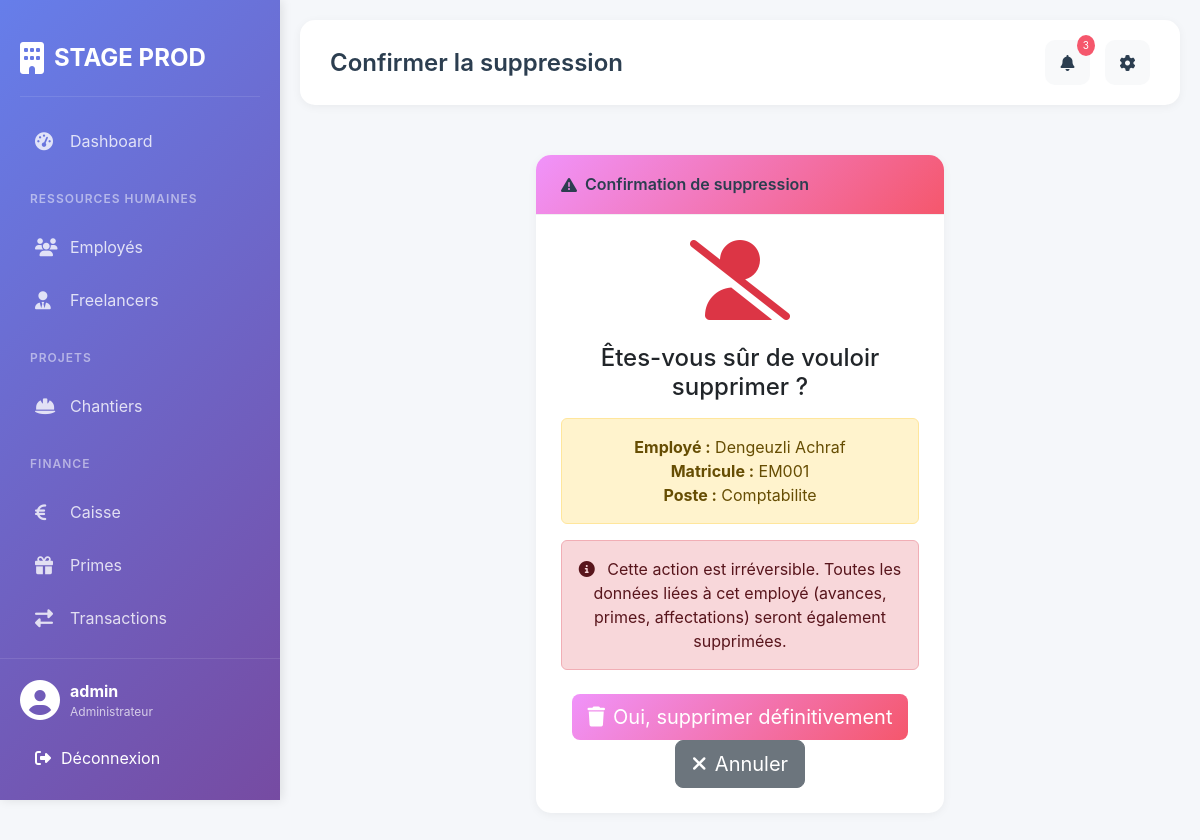
/employes/1/supprimer/ (signed in), run on the app's committed database.
### gestion/models.py (models this page shows, shortened)
class Employe(models.Model):
    TYPE_CONTRAT_CHOICES = [
        ('CDI', 'CDI'),
        ('CDD', 'CDD'),
        ('INTERIM', 'Intérim'),
        ('STAGE', 'Stage'),
    ]
    POSTE_CHOICES = [
        ('TECHNICIEN', 'Technicien'),
        ('AUTRE', 'Autre (à préciser)'),
    ]
    matricule = models.CharField(max_length=20, unique=True)
    nom = models.CharField(max_length=100)
    prenom = models.CharField(max_length=100)
    cin = models.CharField(max_length=20, unique=True)
    adresse = models.TextField()
    telephone = models.CharField(max_length=20)
    date_naissance = models.DateField()
    date_embauche = models.DateField()
    poste_choice = models.CharField(
        max_length=20,
        choices=POSTE_CHOICES,
        default='TECHNICIEN',
        verbose_name="Type de poste"
    )
    poste_autre = models.CharField(
        max_length=100,
        blank=True,
        null=True,
        verbose_name="Autre poste (précisez)"
    )
    type_contrat = models.CharField(max_length=20, choices=TYPE_CONTRAT_CHOICES)
    salaire_base = models.DecimalField(max_digits=10, decimal_places=2)
    actif = models.BooleanField(default=True)
    photo = models.ImageField(upload_to='employes/', blank=True, null=True)
    @property
    def poste_display(self):
        if self.poste_choice == 'AUTRE' and self.poste_autre:
            return self.poste_autre
        return self.get_poste_choice_display()

### gestion/views.py (the view)
# urls.py: path('employes/<int:pk>/supprimer/', views.supprimer_employe, name='supprimer_employe'),
@login_required
def supprimer_employe(request, pk):
    employe = get_object_or_404(Employe, pk=pk)
    if request.method == 'POST':
        nom_complet = f"{employe.nom} {employe.prenom}"
        matricule = employe.matricule
        employe.delete()
        messages.success(request, f'Employé {nom_complet} (Matricule: {matricule}) supprimé avec succès!')
        return redirect('liste_employes')
    return render(request, 'employees/supprimer_employe.html', {'employe': employe})

### templates/employees/supprimer_employe.html (shortened to what this page needs)
{% extends 'base.html' %}
{% block page_title %}Confirmer la suppression{% endblock %}
{% block content %}
<div class="row justify-content-center">
    <div class="col-md-6">
        <div class="card border-danger">
            <div class="card-header bg-danger text-white">
                <h5 class="mb-0">
                    <i class="fas fa-exclamation-triangle me-2"></i>
                    Confirmation de suppression
                </h5>
            </div>
            <div class="card-body text-center">
                <i class="fas fa-user-slash fa-5x text-danger mb-4"></i>
                <h4 class="mb-3">Êtes-vous sûr de vouloir supprimer ?</h4>
                <div class="alert alert-warning">
                    <strong>Employé :</strong> {{ employe.nom }} {{ employe.prenom }}<br>
                    <strong>Matricule :</strong> {{ employe.matricule }}<br>
                    <strong>Poste :</strong> {{ employe.poste_display }}
                </div>
                <div class="alert alert-danger">
                    <i class="fas fa-info-circle me-2"></i>
                    Cette action est irréversible. Toutes les données liées à cet employé
                    (avances, primes, affectations) seront également supprimées.
                </div>
                <form method="post" class="mt-4">
                    <button type="submit" class="btn btn-danger btn-lg">
                        <i class="fas fa-trash me-2"></i>Oui, supprimer définitivement
                    </button>
                    <a href="{% url 'detail_employe' employe.pk %}" class="btn btn-secondary btn-lg">
                        <i class="fas fa-times me-2"></i>Annuler
                    </a>
                </form>
            </div>
        </div>
    </div>
</div>
{% endblock %}

### templates/base.html (shortened to what this page needs)
<!doctype html>
<html lang="fr">
  <head>
    <link
      href="https://cdn.jsdelivr.net/npm/bootstrap@5.3.0/dist/css/bootstrap.min.css"
      rel="stylesheet"
    />
    <link
      rel="stylesheet"
      href="https://cdnjs.cloudflare.com/ajax/libs/font-awesome/6.4.0/css/all.min.css"
    />
    {% load static %}
    <link rel="stylesheet" href="{% static 'css/style.css' %}" />
  </head>
  <body>
    <div class="sidebar">
      <div class="sidebar-brand">
        <i class="fas fa-building"></i>
        <span>STAGE PROD</span>
      </div>
      <div class="sidebar-menu">
        <div
          class="menu-item {% if request.resolver_match.url_name == 'dashboard' %}active{% endif %}"
        >
          <a href="{% url 'dashboard' %}">
            <i class="fas fa-tachometer-alt"></i>
            <span>Dashboard</span>
          </a>
        </div>
        <div class="menu-divider">Ressources Humaines</div>
        <div class="menu-item">
          <a href="{% url 'liste_employes' %}">
            <i class="fas fa-users"></i>
            <span>Employés</span>
          </a>
        </div>
        <div class="menu-item">
          <a href="{% url 'liste_freelancers' %}">
            <i class="fas fa-user-tie"></i>
            <span>Freelancers</span>
          </a>
        </div>
        <div class="menu-divider">Projets</div>
        <div class="menu-item">
          <a href="{% url 'liste_chantiers' %}">
            <i class="fas fa-hard-hat"></i>
            <span>Chantiers</span>
          </a>
        </div>
        <div class="menu-divider">Finance</div>
        <div class="menu-item">
          <a href="{% url 'finance_dashboard' %}">
            <i class="fas fa-euro-sign"></i>
            <span>Caisse</span>
          </a>
        </div>
        <div class="menu-item">
          <a href="{% url 'liste_primes' %}">
            <i class="fas fa-gift"></i>
            <span>Primes</span>
          </a>
        </div>
        <div class="menu-item">
          <a href="{% url 'liste_transactions' %}">
            <i class="fas fa-exchange-alt"></i>
            <span>Transactions</span>
          </a>
        </div>
      </div>
      <div class="sidebar-footer">
        <div class="user-info">
          <i class="fas fa-user-circle"></i>
          <div>
            <strong>{{ user.username }}</strong>
            <small>Administrateur</small>
          </div>
        </div>
        <form method="post" action="{% url 'logout' %}" style="display: inline">
          <button
            type="submit"
            class="logout-btn"
            style="
              border: none;
              background: none;
              width: 100%;
              text-align: left;
            "
          >
            <i class="fas fa-sign-out-alt"></i>
            Déconnexion
          </button>
        </form>
      </div>
    </div>
    <div class="main-content">
      <div class="top-header">
        <div class="header-title">
          {% block page_title %}Dashboard{% endblock %}
        </div>
        <div class="header-actions">
          <button class="btn btn-light position-relative">
            <i class="fas fa-bell"></i>
            <span class="notification-badge">3</span>
          </button>
          <button class="btn btn-light">
            <i class="fas fa-cog"></i>
          </button>
        </div>
      </div>
      <div class="content">{% block content %}{% endblock %}</div>
    </div>
  </body>
</html>

### static/css/style.css (style rules this page uses)
:root { --primary-color: #667eea; --secondary-color: #764ba2; --success-color: #43e97b; --danger-color: #f5576c; --warning-color: #ff9a44; --info-color: #4facfe; --dark: #2c3e50; --light: #f8f9fa; }
* { margin: 0; padding: 0; box-sizing: border-box; }
body { font-family: 'Inter', sans-serif; background: #f5f7fa; display: flex; min-height: 100vh; }
.sidebar { width: 280px; background: linear-gradient(135deg, #667eea 0%, #764ba2 100%); color: white; position: fixed; height: 100vh; left: 0; top: 0; overflow-y: auto; padding: 20px; box-shadow: 2px 0 10px rgba(0,0,0,0.1); z-index: 1000; }
.sidebar-brand { display: flex; align-items: center; gap: 10px; font-size: 24px; font-weight: 700; padding: 20px 0; border-bottom: 1px solid rgba(255,255,255,0.1); margin-bottom: 20px; }
.sidebar-brand i { font-size: 32px; }
.sidebar-menu { display: flex; flex-direction: column; gap: 5px; }
.menu-divider { font-size: 12px; text-transform: uppercase; letter-spacing: 1px; color: rgba(255,255,255,0.5); padding: 20px 10px 10px; font-weight: 600; }
.menu-item { border-radius: 10px; transition: all 0.3s; }
.menu-item a { display: flex; align-items: center; gap: 15px; padding: 12px 15px; color: rgba(255,255,255,0.8); text-decoration: none; transition: all 0.3s; }
.menu-item a i { width: 20px; font-size: 18px; }
.sidebar-footer { position: absolute; bottom: 0; left: 0; right: 0; padding: 20px; border-top: 1px solid rgba(255,255,255,0.1); }
.user-info { display: flex; align-items: center; gap: 10px; margin-bottom: 15px; }
.user-info i { font-size: 40px; }
.user-info div { display: flex; flex-direction: column; }
.user-info small { color: rgba(255,255,255,0.7); font-size: 12px; }
.logout-btn { display: flex; align-items: center; gap: 10px; padding: 10px 15px; background: rgba(255,255,255,0.1); border-radius: 8px; color: white; text-decoration: none; transition: all 0.3s; }
.main-content { flex: 1; margin-left: 280px; padding: 20px; }
.top-header { display: flex; justify-content: space-between; align-items: center; padding: 20px 30px; background: white; border-radius: 15px; margin-bottom: 30px; box-shadow: 0 2px 10px rgba(0,0,0,0.05); }
.header-title { font-size: 24px; font-weight: 600; color: var(--dark); }
.header-actions { display: flex; gap: 15px; }
.header-actions .btn { width: 45px; height: 45px; border-radius: 10px; display: flex; align-items: center; justify-content: center; background: #f8f9fa; border: none; color: var(--dark); position: relative; }
.notification-badge { position: absolute; top: -5px; right: -5px; background: var(--danger-color); color: white; font-size: 10px; padding: 3px 6px; border-radius: 50%; }
.content { padding: 20px; background: transparent; }
.card { background: white; border-radius: 15px; border: none; box-shadow: 0 2px 10px rgba(0,0,0,0.05); overflow: hidden; }
.card-header { background: white; border-bottom: 1px solid #f0f0f0; padding: 20px 25px; display: flex; justify-content: space-between; align-items: center; }
.card-header h5 { margin: 0; font-size: 16px; font-weight: 600; color: var(--dark); display: flex; align-items: center; }
.card-body { padding: 25px; }
.btn-danger { background: linear-gradient(135deg, #f093fb 0%, #f5576c 100%); border: none; }
.bg-danger { background: linear-gradient(135deg, #f093fb 0%, #f5576c 100%) !important; }

### data on the page
Employe: nom "Dengeuzli", prenom "Achraf", matricule "EM001", poste_display "Comptabilite"

### other printed values
{{ user.username }} "admin"
